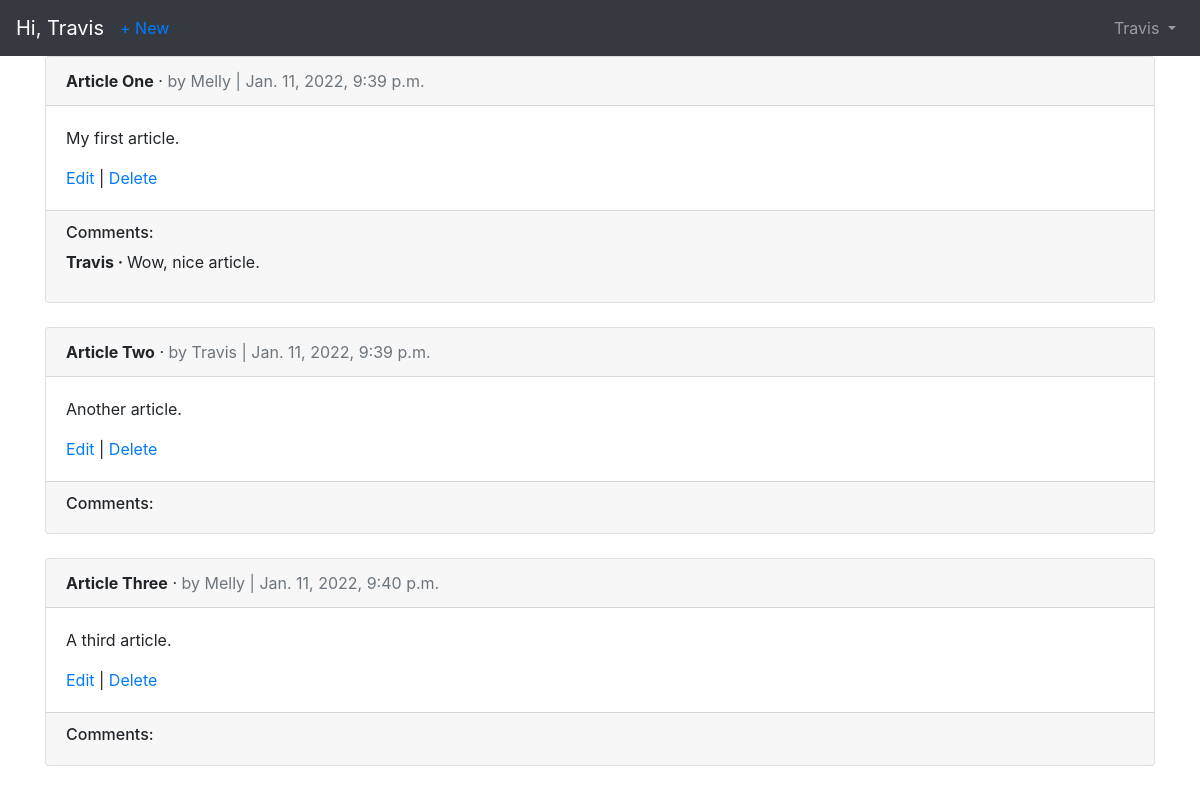
The page /articles/ (signed in) on the database its author committed.
### accounts/models.py (models this page shows)
class CustomUser(AbstractUser):
    age = models.PositiveIntegerField(null=True, blank=True)

### articles/models.py (models this page shows, shortened)
class Article(models.Model):
    title = models.CharField(max_length=255)
    body = models.TextField()
    date = models.DateTimeField(auto_now_add=True)
    author = models.ForeignKey(
        get_user_model(),
        on_delete=models.CASCADE,
    )

class Comment(models.Model):
    article = models.ForeignKey(
        Article,
        on_delete=models.CASCADE,
        related_name='comments',
    )
    comment = models.CharField(max_length=140)
    author = models.ForeignKey(
        get_user_model(),
        on_delete=models.CASCADE,
    )
    def __str__(self):
        return self.comment

### articles/views.py (the view)
# urls.py: path('', ArticleListView.as_view(), name='article_list'),
class ArticleListView(LoginRequiredMixin,ListView):
    model = Article
    template_name = 'article_list.html'

### templates/article_list.html (shortened to what this page needs)
{% extends 'base.html' %}
{% block content %}
    {% for article in object_list %}
        <div class="card">
            <div class="card-header">
                <span class="font-weight-bold">{{ article.title }}</span> &middot;
                <span class="text-muted">by {{ article.author }} | {{ article.date }} </span>
            </div>
            <div class="card-body">
                <p>
                    {{ article.body }}
                </p>
                <a href="{% url 'article_edit' article.pk %}">Edit</a> |
                <a href="{% url 'article_delete' article.pk %}">Delete</a>
            </div>
            <div class="card-footer">
                <h6>
                    Comments:
                </h6>
                {% for comment in article.comments.all %}
                    <p>
                        <span class="font-weight-bold">
                            {{ comment.author }} &middot;
                        </span>
                        {{ comment }}
                    </p>
                {% endfor %}
            </div>
        </div>
        <br/>
    {% endfor %}
{% endblock %}

### templates/base.html (shortened to what this page needs)
<!doctype html>
<html lang="en">
  <head>
    <link rel="stylesheet" href="https://cdn.jsdelivr.net/npm/bootstrap@4.5.3/dist/css/bootstrap.min.css">
  </head>
  <body>
    <nav class="navbar navbar-expand-lg navbar-dark bg-dark">
        <a class="navbar-brand" href="{% url 'home' %}">Hi, {{ user.username }} </a>
        {% if user.is_authenticated %}
            <ul class="navbar-nav mr-auto">
            <li class="nav-item">
            <a href="{% url 'article_new' %}">+ New</a>
            </li>
            </ul>
        {% endif %}
        <div class="collapse navbar-collapse" id="navbarSupportedContent">
        {% if user.is_authenticated %}
        <ul class="navbar-nav ml-auto">
        <li class="nav-item">
        <a class="nav-link dropdown-toggle" href="#"
        id="navbarDropdown" role="button" data-toggle="dropdown"
        aria-haspopup="true" aria-expanded="false">
        {{ user.username }}
        </a>
        </li>
        </ul>
        {% endif %}
        </div>
    </nav>
    <main>
        <div class="container">
            {% block content %}
            {% endblock %}
        </div>
    </main>
  </body>
</html>

### rows shown on the page
CustomUser: username "Travis"
Article: title "Article One", author "Melly", date "Jan. 11, 2022, 9:39 p.m.", body "My first article."
Comment: author "Travis", comment "Wow, nice article."
Article: title "Article Two", author "Travis", date "Jan. 11, 2022, 9:39 p.m.", body "Another article."
Article: title "Article Three", author "Melly", date "Jan. 11, 2022, 9:40 p.m.", body "A third article."
